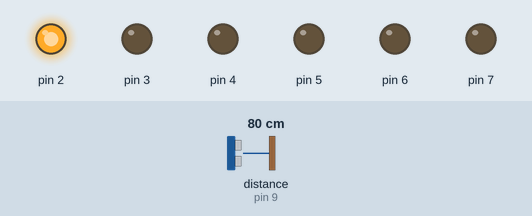
This sketch was run on a simulated Arduino Uno, built with avr-gcc and run on an emulated ATmega328P. Shown: output pins drawn as LEDs (lit = HIGH). Wiring (inferred from the names in the program): ultrasonic range finder: trigger pin 8; echo pin 9. Inputs (shaded band) come from the test bench; at power-on: distance to the obstacle (sensor on pin 9) 80 cm. The echo pulse lasts 58.3 µs per cm; pins used as bus, display or sensor lines are not drawn.

Above: at 1.2 s.
1.3 s: distance to the obstacle (sensor on pin 9) set to 39 cm
2.8 s: distance to the obstacle (sensor on pin 9) set to 32 cm
At 3.8 s:
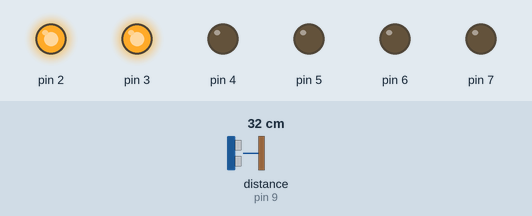
4.3 s: distance to the obstacle (sensor on pin 9) set to 27 cm
At 5.0 s:
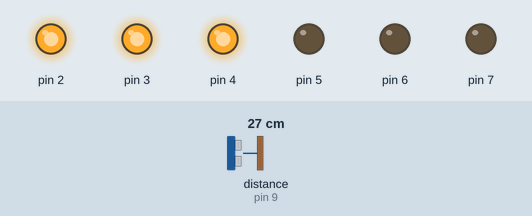
5.8 s: distance to the obstacle (sensor on pin 9) set to 22 cm
At 6.1 s:
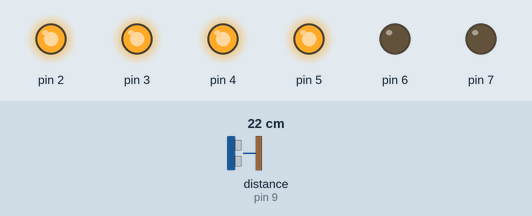
7.3 s: distance to the obstacle (sensor on pin 9) set to 2 cm
At 8.4 s:
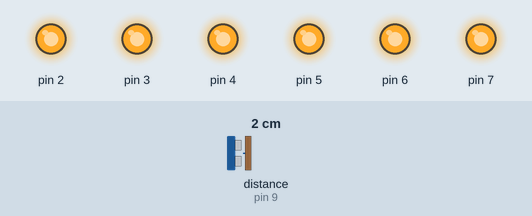
Timing chart, 0 to 9.8 s (numbered marks = the images above; inputs shaded):
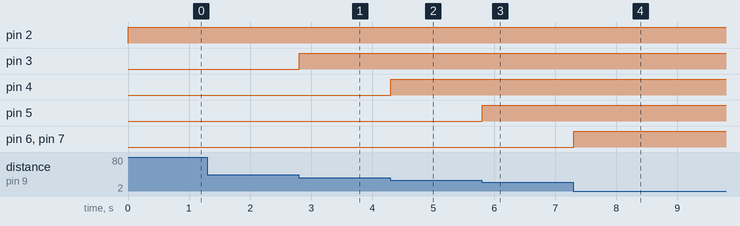

The sketch:

sketch_jul24a.ino
```cpp
const int pingPin = 8;
const int echoPin = 9;

void setup() {
  // put your setup code here, to run once:
  Serial.begin(9600);
  for(int i = 2; i < 8; i++) {
    pinMode(i, OUTPUT);
  }

}

void loop() {
  // put your main code here, to run repeatedly:
  long duration, cm;
  pinMode(pingPin, OUTPUT);
  digitalWrite(pingPin, LOW);
  delayMicroseconds(2);
  digitalWrite(pingPin, HIGH);
  delayMicroseconds(10);
  digitalWrite(pingPin, LOW);
  pinMode(echoPin, INPUT);
  duration = pulseIn(echoPin, HIGH);
  cm = microsecondsToCentimeters(duration);

  if(cm < 15) {
    digitalWrite(7, HIGH);
  }

  if(cm < 20) {
    digitalWrite(6, HIGH);
  }

  if(cm < 25) {
    digitalWrite(5, HIGH);
  }

  if(cm < 30) {
    digitalWrite(4, HIGH);
  }

  if(cm < 35) {
    digitalWrite(3, HIGH);
  }

  if(cm < 40 || cm > 40) {
    digitalWrite(2, HIGH);
  }

  else {
    for(int i = 2; i < 8; i++) {
      digitalWrite(i, LOW);
    }
  }

}

long microsecondsToCentimeters(long microseconds) {
  return microseconds / 29 / 2;
}
```

Measured:
- the behaviour switches between 36 and 35 cm on distance to the obstacle (sensor on pin 9) (found by bisection; images 0 and 1)
- the behaviour switches between 31 and 30 cm on distance to the obstacle (sensor on pin 9) (found by bisection; images 1 and 2)
- the behaviour switches between 26 and 25 cm on distance to the obstacle (sensor on pin 9) (found by bisection; images 2 and 3)
- after the input at 1.3 s, every drawn part: stays the same
- after the input at 2.8 s, pin 3: LOW → HIGH at once
- after the input at 4.3 s, pin 4: LOW → HIGH at once
- after the input at 5.8 s, pin 5: LOW → HIGH at once
- after the input at 7.3 s, pin 6, pin 7: LOW → HIGH at once
